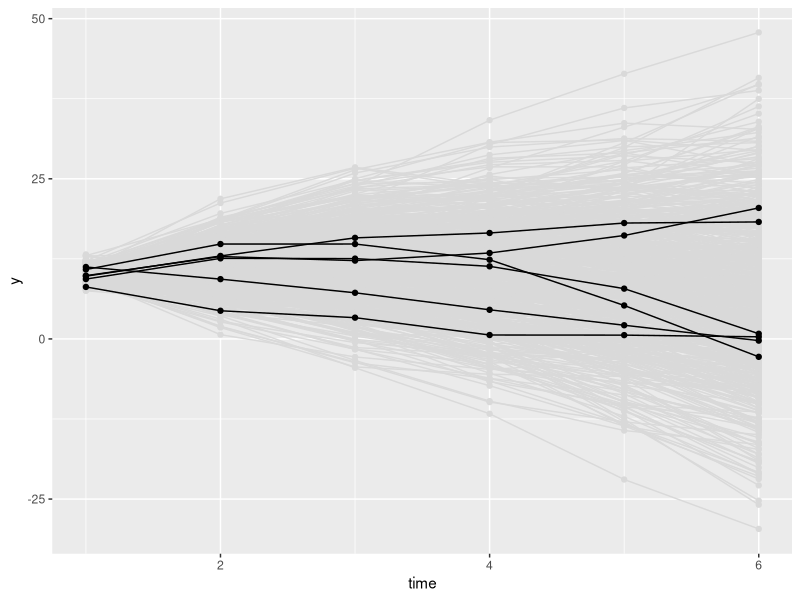
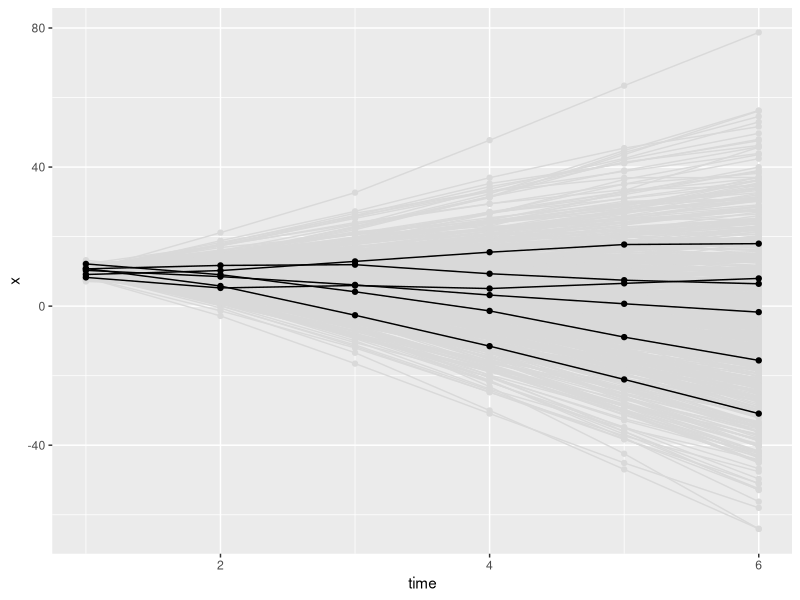
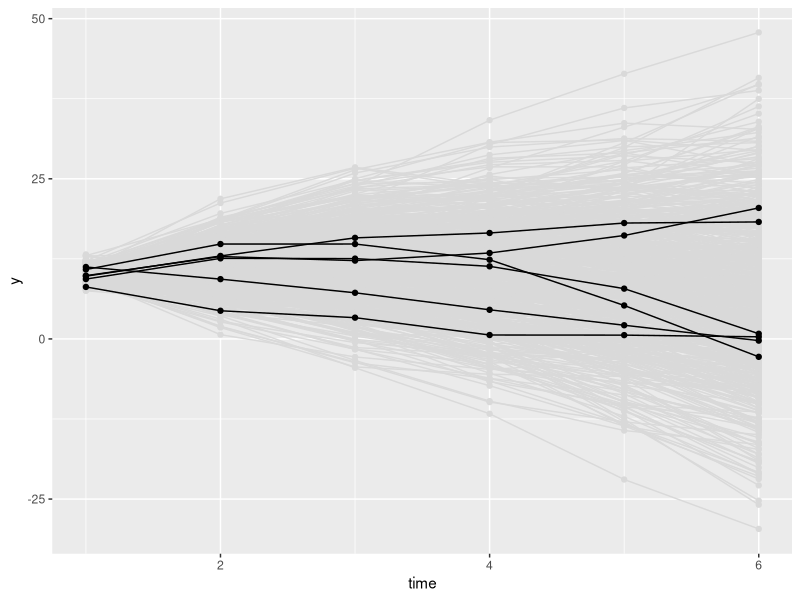
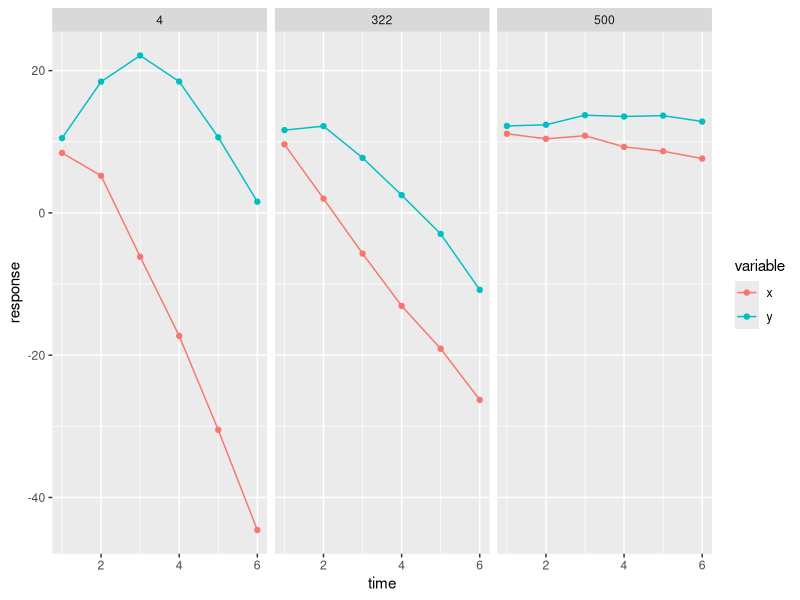

Reproduce these figures in R, in order. (Note: this script raises an error after producing the figures.)
people <- 700
time <- 6
x_cause_y <- 0.4
y_cause_x <- -0.4

const_x <- 0.5
const_y <- 0.5

prop_x <- 0.22
prop_y <- -0.32

df_mat <- matrix(, ncol = 4, nrow = people*time)
count <- 0

for(i in 1:people){
  
  unob_het_y <- rnorm(1, 0, 3)
  unob_het_x <- rnorm(1, 0, 3)
  
  for(j in 1:time){
    count <- count + 1
    
    if(j == 1){
      df_mat[count, 1] <- i
      df_mat[count, 2] <- j
      df_mat[count, 3] <- rnorm(1, 10, 1)
      df_mat[count, 4] <- rnorm(1, 10, 1)
    }else{
      
      df_mat[count, 1] <- i
      df_mat[count, 2] <- j
      df_mat[count, 3] <- const_x + (1+prop_x)*df_mat[count - 1, 3] + y_cause_x*df_mat[count - 1, 4] + unob_het_x + rnorm(1,0,1)
      df_mat[count, 4] <- const_y + (1+prop_y)*df_mat[count - 1, 4] + x_cause_y*df_mat[count - 1, 3] + unob_het_y + rnorm(1,0,1)
    }
    
  }
  
  
}

library(tidyverse)
library(ggplot2)
library(reshape2)

df <- data.frame(df_mat)
names(df) <- c('id', 'time', 'x', 'y')

random_nums <- sample(c(1:700), 6)
df_sample <- df %>%
  filter(id %in% random_nums)

ggplot(df, aes(x = time, y = y, group = id)) + 
  geom_point(color = 'grey85') + 
  geom_line(color = 'grey85') + 
  geom_point(data = df_sample, aes(x = time, y = y, group = id)) + 
  geom_line(data = df_sample, aes(x = time, y = y, group = id))

plot_single_response <- function(y_axis){
  
  plot_it <- ggplot(df, aes(x = time, y = !!y_axis, group = id)) + 
    geom_point(color = 'grey85') + 
    geom_line(color = 'grey85') + 
    geom_point(data = df_sample, aes(x = time, y = !!y_axis, group = id)) + 
    geom_line(data = df_sample, aes(x = time, y = !!y_axis, group = id))
  
  return(plot_it)
}

plot_single_response(quo(x))
plot_single_response(quo(y))

three_cases <- df %>%
  filter(id == 4 | id == 500 | id == 322) %>%
  gather(x, y, key = 'variable', value = 'response')

ggplot(three_cases, aes(x = time, y = response, color = variable)) + 
  geom_point() + 
  geom_line() + 
  facet_wrap(~id)


df_wide <- df %>%
  select(id, time, y) %>%
  reshape(idvar = 'id', timevar = 'time', direction = 'wide')

library(lavaan)

dual_change_y_string <- '

# latent true scores over y
ly1 =~ 1*y.1
ly2 =~ 1*y.2
ly3 =~ 1*y.3
ly4 =~ 1*y.4
ly5 =~ 1*y.5
ly6 =~ 1*y.6

# latent change scores over the true scores (but not the first time point)
cy2 =~ 1*ly2
cy3 =~ 1*ly3
cy4 =~ 1*ly4
cy5 =~ 1*ly5
cy6 =~ 1*ly6

# autoregressions of latent true scores over y constrained to 1
ly2 ~ 1*ly1
ly3 ~ 1*ly2
ly4 ~ 1*ly3
ly5 ~ 1*ly4
ly6 ~ 1*ly5

# latent intercept over first latent true score on y
l_intercept =~ 1*ly1

# change component 1 of the dual change model

# latent slope (or change factor) over the change scores
l_slope =~ 1*cy2 + 1*cy3 + 1*cy4 + 1*cy5 + 1*cy6

# estimate means and variances of those intercept and slope terms
l_intercept ~~ l_intercept
l_slope ~~ l_slope
l_slope ~ 1
l_intercept ~ 1

# and a covariance between them
l_intercept ~~ l_slope

# change component 2 of the dual change model

# proportion change from true scores over y to the change factors
cy2 ~ prop*ly1
cy3 ~ prop*ly2
cy4 ~ prop*ly3
cy5 ~ prop*ly4
cy6 ~ prop*ly5

# means and variances of latent factors set to zero
ly1 ~ 0
ly2 ~ 0
ly3 ~ 0
ly4 ~ 0
ly5 ~ 0
ly6 ~ 0

cy2 ~ 0
cy3 ~ 0
cy4 ~ 0
cy5 ~ 0
cy6 ~ 0

ly1 ~~ 0*ly1
ly2 ~~ 0*ly2
ly3 ~~ 0*ly3
ly4 ~~ 0*ly4
ly5 ~~ 0*ly5
ly6 ~~ 0*ly6

cy2 ~~ 0*cy2
cy3 ~~ 0*cy3
cy4 ~~ 0*cy4
cy5 ~~ 0*cy5
cy6 ~~ 0*cy6

# means of indicators to zero
y.1 ~ 0
y.2 ~ 0
y.3 ~ 0
y.4 ~ 0
y.5 ~ 0
y.6 ~ 0

# residual variances constrained to equality across time
y.1 ~~ res_var*y.1
y.2 ~~ res_var*y.2
y.3 ~~ res_var*y.3
y.4 ~~ res_var*y.4
y.5 ~~ res_var*y.5
y.6 ~~ res_var*y.6

# do not allow change factors to correlate
cy2 ~~ 0*cy3 + 0*cy4 + 0*cy5 + 0*cy6
cy3 ~~ 0*cy4 + 0*cy5 + 0*cy6
cy4 ~~ 0*cy5 + 0*cy6
cy5 ~~ 0*cy6

'

dc_y_model <- sem(dual_change_y_string, data = df_wide)
summary(dc_y_model, fit.measures = T)


df_wide_x <- df %>%
  select(id, time, x) %>%
  reshape(idvar = 'id', timevar = 'time', direction = 'wide')

library(readr)

mystring <- read_file('y_file.txt')
new_data <- gsub('y', 'x', mystring)
write_file(new_data, path = 'x_file.txt')


library(lavaan)

dual_change_x_string <- '

# latent true scores over x
lx1 =~ 1*x.1
lx2 =~ 1*x.2
lx3 =~ 1*x.3
lx4 =~ 1*x.4
lx5 =~ 1*x.5
lx6 =~ 1*x.6

# latent change scores over the true scores (but not the first time point)
cx2 =~ 1*lx2
cx3 =~ 1*lx3
cx4 =~ 1*lx4
cx5 =~ 1*lx5
cx6 =~ 1*lx6

# autoregressions of latent true scores over x constrained to 1
lx2 ~ 1*lx1
lx3 ~ 1*lx2
lx4 ~ 1*lx3
lx5 ~ 1*lx4
lx6 ~ 1*lx5

# latent intercept over first latent true score on x
l_intercept =~ 1*lx1

# change component 1 of the dual change model

# latent slope (or change factor) over the change scores
l_slope =~ 1*cx2 + 1*cx3 + 1*cx4 + 1*cx5 + 1*cx6

# estimate means and variances of those intercept and slope terms
l_intercept ~~ l_intercept
l_slope ~~ l_slope
l_slope ~ 1
l_intercept ~ 1

# and a covariance between them
l_intercept ~~ l_slope

# change component 2 of the dual change model

# proportion change from true scores over x to the change factors
cx2 ~ prop*lx1
cx3 ~ prop*lx2
cx4 ~ prop*lx3
cx5 ~ prop*lx4
cx6 ~ prop*lx5

# means and variances of latent factors set to zero
lx1 ~ 0
lx2 ~ 0
lx3 ~ 0
lx4 ~ 0
lx5 ~ 0
lx6 ~ 0

cx2 ~ 0
cx3 ~ 0
cx4 ~ 0
cx5 ~ 0
cx6 ~ 0

lx1 ~~ 0*lx1
lx2 ~~ 0*lx2
lx3 ~~ 0*lx3
lx4 ~~ 0*lx4
lx5 ~~ 0*lx5
lx6 ~~ 0*lx6

cx2 ~~ 0*cx2
cx3 ~~ 0*cx3
cx4 ~~ 0*cx4
cx5 ~~ 0*cx5
cx6 ~~ 0*cx6

# means of indicators to zero
x.1 ~ 0
x.2 ~ 0
x.3 ~ 0
x.4 ~ 0
x.5 ~ 0
x.6 ~ 0

# residual variances constrained to equalitx across time
x.1 ~~ res_var*x.1
x.2 ~~ res_var*x.2
x.3 ~~ res_var*x.3
x.4 ~~ res_var*x.4
x.5 ~~ res_var*x.5
x.6 ~~ res_var*x.6

# do not allow change factors to correlate
cx2 ~~ 0*cx3 + 0*cx4 + 0*cx5 + 0*cx6
cx3 ~~ 0*cx4 + 0*cx5 + 0*cx6
cx4 ~~ 0*cx5 + 0*cx6
cx5 ~~ 0*cx6

'

dc_x_model <- sem(dual_change_x_string, data = df_wide_x)
summary(dc_x_model, fit.measures = T)


bi_dc_string <- '

# DUAL CHANGE IN Y

#

#

#

# latent true scores over y
ly1 =~ 1*y.1
ly2 =~ 1*y.2
ly3 =~ 1*y.3
ly4 =~ 1*y.4
ly5 =~ 1*y.5
ly6 =~ 1*y.6

# latent change scores over the true scores (but not the first time point)
cy2 =~ 1*ly2
cy3 =~ 1*ly3
cy4 =~ 1*ly4
cy5 =~ 1*ly5
cy6 =~ 1*ly6

# autoregressions of latent true scores over y constrained to 1
ly2 ~ 1*ly1
ly3 ~ 1*ly2
ly4 ~ 1*ly3
ly5 ~ 1*ly4
ly6 ~ 1*ly5

# latent intercept over first latent true score on y
l_intercept =~ 1*ly1

# change component 1 of the dual change model

# latent slope (or change factor) over the change scores
l_slope =~ 1*cy2 + 1*cy3 + 1*cy4 + 1*cy5 + 1*cy6

# estimate means and variances of those intercept and slope terms
l_intercept ~~ l_intercept
l_slope ~~ l_slope
l_slope ~ 1
l_intercept ~ 1

# and a covariance between them
l_intercept ~~ l_slope

# change component 2 of the dual change model

# proportion change from true scores over y to the change factors
cy2 ~ prop*ly1
cy3 ~ prop*ly2
cy4 ~ prop*ly3
cy5 ~ prop*ly4
cy6 ~ prop*ly5

# means and variances of latent factors set to zero
ly1 ~ 0
ly2 ~ 0
ly3 ~ 0
ly4 ~ 0
ly5 ~ 0
ly6 ~ 0

cy2 ~ 0
cy3 ~ 0
cy4 ~ 0
cy5 ~ 0
cy6 ~ 0

ly1 ~~ 0*ly1
ly2 ~~ 0*ly2
ly3 ~~ 0*ly3
ly4 ~~ 0*ly4
ly5 ~~ 0*ly5
ly6 ~~ 0*ly6

cy2 ~~ 0*cy2
cy3 ~~ 0*cy3
cy4 ~~ 0*cy4
cy5 ~~ 0*cy5
cy6 ~~ 0*cy6

# means of indicators to zero
y.1 ~ 0
y.2 ~ 0
y.3 ~ 0
y.4 ~ 0
y.5 ~ 0
y.6 ~ 0

# residual variances constrained to equality across time
y.1 ~~ res_var*y.1
y.2 ~~ res_var*y.2
y.3 ~~ res_var*y.3
y.4 ~~ res_var*y.4
y.5 ~~ res_var*y.5
y.6 ~~ res_var*y.6

# do not allow change factors to correlate
cy2 ~~ 0*cy3 + 0*cy4 + 0*cy5 + 0*cy6
cy3 ~~ 0*cy4 + 0*cy5 + 0*cy6
cy4 ~~ 0*cy5 + 0*cy6
cy5 ~~ 0*cy6


# DUAL CHANGE IN X

#

#

#






# latent true scores over x
lx1 =~ 1*x.1
lx2 =~ 1*x.2
lx3 =~ 1*x.3
lx4 =~ 1*x.4
lx5 =~ 1*x.5
lx6 =~ 1*x.6

# latent change scores over the true scores (but not the first time point)
cx2 =~ 1*lx2
cx3 =~ 1*lx3
cx4 =~ 1*lx4
cx5 =~ 1*lx5
cx6 =~ 1*lx6

# autoregressions of latent true scores over x constrained to 1
lx2 ~ 1*lx1
lx3 ~ 1*lx2
lx4 ~ 1*lx3
lx5 ~ 1*lx4
lx6 ~ 1*lx5

# latent intercept over first latent true score on x
lx_intercept =~ 1*lx1

# change component 1 of the dual change model

# latent slope (or change factor) over the change scores
lx_slope =~ 1*cx2 + 1*cx3 + 1*cx4 + 1*cx5 + 1*cx6

# estimate means and variances of those intercept and slope terms
lx_intercept ~~ lx_intercept
lx_slope ~~ lx_slope
lx_slope ~ 1
lx_intercept ~ 1

# and a covariance between them
lx_intercept ~~ lx_slope

# change component 2 of the dual change model

# proportion change from true scores over x to the change factors
cx2 ~ propx*lx1
cx3 ~ propx*lx2
cx4 ~ propx*lx3
cx5 ~ propx*lx4
cx6 ~ propx*lx5

# means and variances of latent factors set to zero
lx1 ~ 0
lx2 ~ 0
lx3 ~ 0
lx4 ~ 0
lx5 ~ 0
lx6 ~ 0

cx2 ~ 0
cx3 ~ 0
cx4 ~ 0
cx5 ~ 0
cx6 ~ 0

lx1 ~~ 0*lx1
lx2 ~~ 0*lx2
lx3 ~~ 0*lx3
lx4 ~~ 0*lx4
lx5 ~~ 0*lx5
lx6 ~~ 0*lx6

cx2 ~~ 0*cx2
cx3 ~~ 0*cx3
cx4 ~~ 0*cx4
cx5 ~~ 0*cx5
cx6 ~~ 0*cx6

# means of indicators to zero
x.1 ~ 0
x.2 ~ 0
x.3 ~ 0
x.4 ~ 0
x.5 ~ 0
x.6 ~ 0

# residual variances constrained to equalitx across time
x.1 ~~ res_varx*x.1
x.2 ~~ res_varx*x.2
x.3 ~~ res_varx*x.3
x.4 ~~ res_varx*x.4
x.5 ~~ res_varx*x.5
x.6 ~~ res_varx*x.6

# do not allow change factors to correlate
cx2 ~~ 0*cx3 + 0*cx4 + 0*cx5 + 0*cx6
cx3 ~~ 0*cx4 + 0*cx5 + 0*cx6
cx4 ~~ 0*cx5 + 0*cx6
cx5 ~~ 0*cx6

# COUPLING

#

#

cy2 ~ xy*lx1
cy3 ~ xy*lx2
cy4 ~ xy*lx3
cy5 ~ xy*lx4
cy6 ~ xy*lx5

cx2 ~ yx*ly1
cx3 ~ yx*ly2
cx4 ~ yx*ly3
cx5 ~ yx*ly4
cx6 ~ yx*ly5


'

df_both <- df %>%
  reshape(idvar = 'id', timevar = 'time', direction = 'wide')

bi_dc_model <- sem(bi_dc_string, data = df_both)
summary(bi_dc_model, fit.measures = T)
